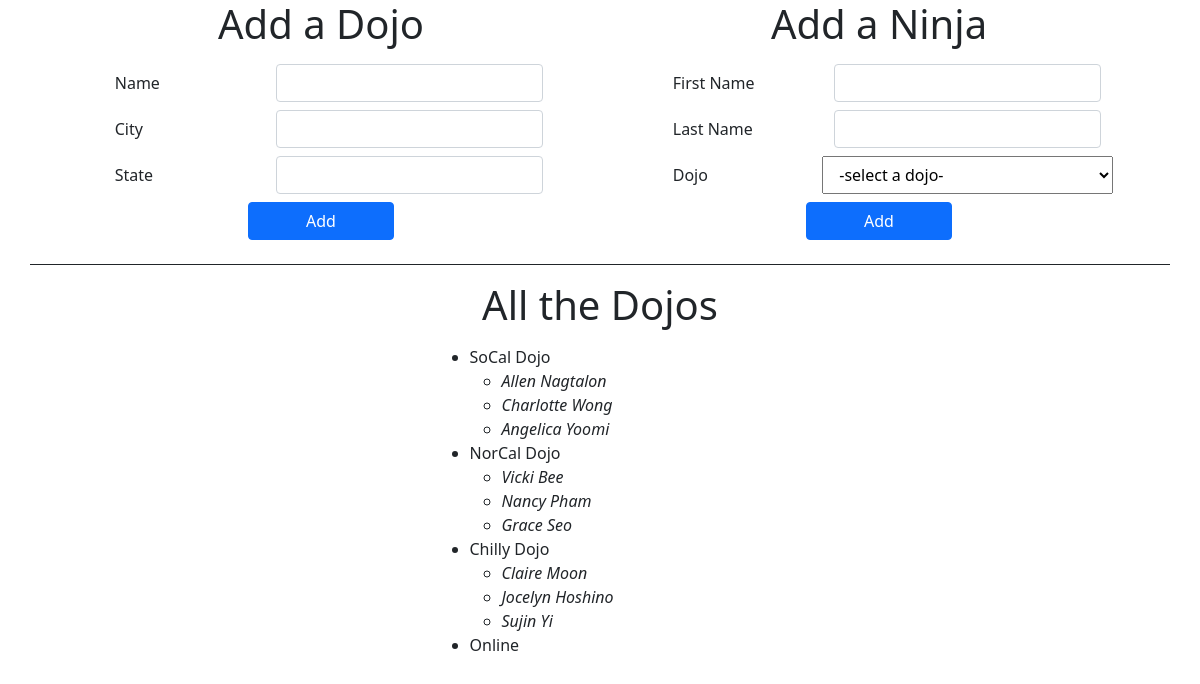
Before: / with the older database file.
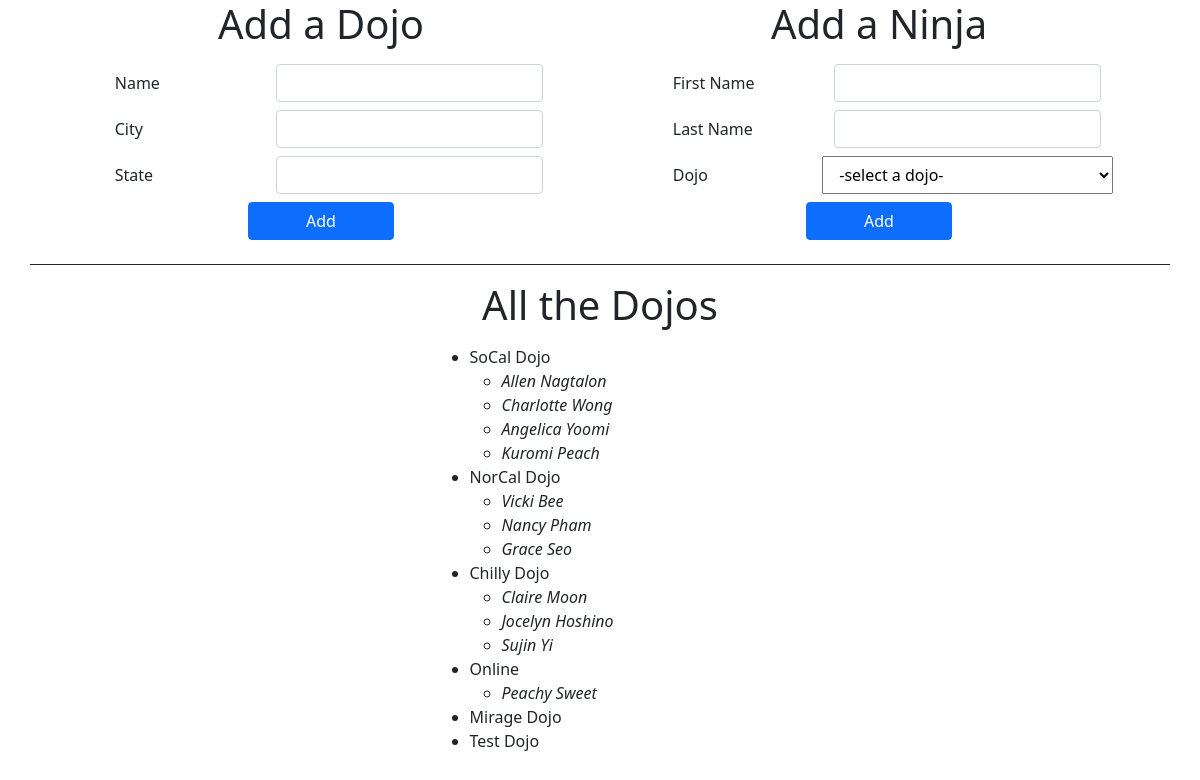
After: the same page with the newer database file.
### dojo_ninjas_app/models.py (models this page shows)
class Dojo(models.Model):
    name = models.CharField(max_length=255)
    city = models.CharField(max_length=255)
    state = models.CharField(max_length=2)
    desc = models.CharField(max_length=255, default="old dojo")

class Ninja(models.Model):
    dojo = models.ForeignKey(Dojo, related_name="ninjas", on_delete=CASCADE)
    first_name = models.CharField(max_length=255)
    last_name = models.CharField(max_length=255)

### dojo_ninjas_app/views.py (the view)
# urls.py: path('', views.index),
def index(request):
    context = {
        "dojos": Dojo.objects.all(),
        "ninjas": Ninja.objects.all()
    }
    return render(request, "index.html", context)

### dojo_ninjas_app/templates/index.html (shortened to what this page needs)
<!DOCTYPE html>
<html lang="en">
<head>
    <link href="https://cdn.jsdelivr.net/npm/bootstrap@5.0.1/dist/css/bootstrap.min.css" rel="stylesheet">
</head>
<body>
    <div class="container pb-3 border-bottom border-dark">
        <div class="d-flex flex-row justify-content-around">
            <form action="/create_dojo" method="POST" class="col">
                <h1 class="jumbotron-heading text-center mb-3">Add a Dojo</h1>
                <div class="form-group row justify-content-center my-2">
                    <label class="col-3 col-form-label mx-3" for="name">Name</label>
                    <div class="col-6">
                        <input type="text" class="form-control" name="name" id="name">
                    </div>
                </div>
                <div class="form-group row justify-content-center my-2">
                    <label class="col-3 col-form-label mx-3" for="city">City</label>
                    <div class="col-6">
                        <input type="text" class="form-control" name="city" id="city">
                    </div>
                </div>
                <div class="form-group row justify-content-center my-2">
                    <label class="col-3 col-form-label mx-3" for="state">State</label>
                    <div class="col-6">
                        <input type="text" class="form-control" name="state" id="state" minlength="2" maxlength="2">
                    </div>
                </div>
                <div class="row justify-content-center my-2">
                    <button type="submit" class="btn btn-primary col-3">Add</button>
                </div>
            </form>
            <form action="/create_ninja" method="POST" class="col">
                <h1 class="jumbotron-heading text-center mb-3">Add a Ninja</h1>
                <div class="form-group row justify-content-center my-2">
                    <label class="col-3 col-form-label mx-3" for="first-name">First Name</label>
                    <div class="col-6">
                        <input type="text" class="form-control" class="form-control" name="first-name" id="first-name">
                    </div>
                </div>
                <div class="form-group row justify-content-center my-2">
                    <label class="col-3 col-form-label mx-3" for="last-name">Last Name</label>
                    <div class="col-6">
                        <input type="text" class="form-control" name="last-name" id="last-name">
                    </div>
                </div>
                <div class="form-group row justify-content-center my-2">
                    <label class="col-3 col-form-label mx-3" for="dojo-id">Dojo</label>
                    <select class="col-6 custom-select custom-select-sm" name="dojo-id" id="dojo-id">
                        <option value="" selected disabled hidden>-select a dojo-</option>
                    </select>
                </div>
                <div class="row justify-content-center my-2">
                    <button type="submit" class="btn btn-primary col-3">Add</button>
                </div>
            </form>
        </div>
    </div>
    <div class="container py-3">
        <h1 class="jumbotron-heading text-center mb-3">All the Dojos</h1>
        <div class="row justify-content-center">
            <ul class="col-3">
                {% for dojo in dojos %}
                    <li>{{ dojo.name }}
                        <ul>
                            {% for ninja in dojo.ninjas.all %}
                                <li><em>{{ ninja.first_name }} {{ ninja.last_name }}</em></li>
                            {% endfor %}
                        </ul>
                    </li>
                {% endfor %}
           </ul>
        </div>
    </div>
</body>
</html>

Changed rows visible on the page:
added Ninja: first_name "Kuromi", last_name "Peach", shown under Dojo "SoCal Dojo"
added Ninja: first_name "Peachy", last_name "Sweet", shown under Dojo "Online"
added Dojo: name "Mirage Dojo"
added Dojo: name "Test Dojo"
